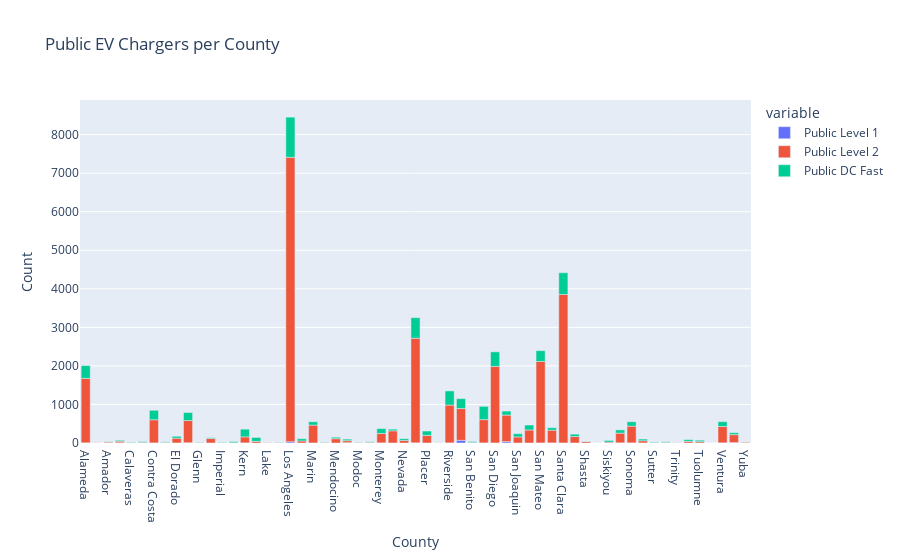

The notebook cell this image was saved under:
### Code cell
px.bar(ev_pub, x="County",y=["Public Level 1", "Public Level 2", "Public DC Fast"], 
       labels={'value': 'Count'}, title='Public EV Chargers per County')

### Figure 1 — Plotly figure (JSON) as saved in the notebook; plotly's stock layout.template omitted (floating-point values rounded to 4 significant figures)
{"data": [{"alignmentgroup": "True", "hovertemplate": "variable=Public Level 1<br>County=%{x}<br>Count=%{y}<extra></extra>", "legendgroup": "Public Level 1", "marker": {"color": "#636efa", "pattern": {"shape": ""}}, "name": "Public Level 1", "offsetgroup": "Public Level 1", "orientation": "v", "showlegend": true, "textposition": "auto", "type": "bar", "x": ["Alameda", "Alpine", "Amador", "Butte", "Calaveras", "Colusa", "Contra Costa", "Del Norte", "El Dorado", "Fresno", "Glenn", "Humboldt", "Imperial", "Inyo", "Kern", "Kings", "Lake", "Lassen", "Los Angeles", "Madera", "Marin", "Mariposa", "Mendocino", "Merced", "Modoc", "Mono", "Monterey", "Napa", "Nevada", "Orange", "Placer", "Plumas", "Riverside", "Sacramento", "San Benito", "San Bernardino", "San Diego", "San Francisco", "San Joaquin", "San Luis Obispo", "San Mateo", "Santa Barbara", "Santa Clara", "Santa Cruz", "Shasta", "Sierra", "Siskiyou", "Solano", "Sonoma", "Stanislaus", "Sutter", "Tehama", "Trinity", "Tulare", "Tuolumne", "Unknown", "Ventura", "Yolo", "Yuba"], "xaxis": "x", "y": [6, 0, 0, 6, 0, 0, 3, 0, 1, 8, 0, 0, 0, 0, 4, 0, 0, 0, 31, 0, 1, 0, 0, 10, 0, 0, 4, 0, 0, 4, 0, 0, 3, 69, 0, 3, 2, 36, 0, 0, 2, 4, 3, 1, 0, 0, 0, 5, 4, 1, 0, 0, 0, 0, 0, 0, 5, 12, 0], "yaxis": "y"}, {"alignmentgroup": "True", "hovertemplate": "variable=Public Level 2<br>County=%{x}<br>Count=%{y}<extra></extra>", "legendgroup": "Public Level 2", "marker": {"color": "#EF553B", "pattern": {"shape": ""}}, "name": "Public Level 2", "offsetgroup": "Public Level 2", "orientation": "v", "showlegend": true, "textposition": "auto", "type": "bar", "x": ["Alameda", "Alpine", "Amador", "Butte", "Calaveras", "Colusa", "Contra Costa", "Del Norte", "El Dorado", "Fresno", "Glenn", "Humboldt", "Imperial", "Inyo", "Kern", "Kings", "Lake", "Lassen", "Los Angeles", "Madera", "Marin", "Mariposa", "Mendocino", "Merced", "Modoc", "Mono", "Monterey", "Napa", "Nevada", "Orange", "Placer", "Plumas", "Riverside", "Sacramento", "San Benito", "San Bernardino", "San Diego", "San Francisco", "San Joaquin", "San Luis Obispo", "San Mateo", "Santa Barbara", "Santa Clara", "Santa Cruz", "Shasta", "Sierra", "Siskiyou", "Solano", "Sonoma", "Stanislaus", "Sutter", "Tehama", "Trinity", "Tulare", "Tuolumne", "Unknown", "Ventura", "Yolo", "Yuba"], "xaxis": "x", "y": [1671, 14, 25, 41, 7, 18, 600, 12, 124, 574, 4, 116, 8, 6, 155, 43, 14, 4, 7380, 53, 463, 14, 112, 51, 4, 20, 242, 316, 65, 2714, 196, 7, 981, 825, 12, 604, 1984, 688, 158, 338, 2112, 328, 3849, 166, 38, 1, 24, 250, 434, 57, 5, 11, 4, 42, 34, 0, 423, 205, 25], "yaxis": "y"}, {"alignmentgroup": "True", "hovertemplate": "variable=Public DC Fast<br>County=%{x}<br>Count=%{y}<extra></extra>", "legendgroup": "Public DC Fast", "marker": {"color": "#00cc96", "pattern": {"shape": ""}}, "name": "Public DC Fast", "offsetgroup": "Public DC Fast", "orientation": "v", "showlegend": true, "textposition": "auto", "type": "bar", "x": ["Alameda", "Alpine", "Amador", "Butte", "Calaveras", "Colusa", "Contra Costa", "Del Norte", "El Dorado", "Fresno", "Glenn", "Humboldt", "Imperial", "Inyo", "Kern", "Kings", "Lake", "Lassen", "Los Angeles", "Madera", "Marin", "Mariposa", "Mendocino", "Merced", "Modoc", "Mono", "Monterey", "Napa", "Nevada", "Orange", "Placer", "Plumas", "Riverside", "Sacramento", "San Benito", "San Bernardino", "San Diego", "San Francisco", "San Joaquin", "San Luis Obispo", "San Mateo", "Santa Barbara", "Santa Clara", "Santa Cruz", "Shasta", "Sierra", "Siskiyou", "Solano", "Sonoma", "Stanislaus", "Sutter", "Tehama", "Trinity", "Tulare", "Tuolumne", "Unknown", "Ventura", "Yolo", "Yuba"], "xaxis": "x", "y": [332, 0, 8, 24, 12, 18, 245, 17, 49, 208, 10, 21, 12, 29, 199, 101, 0, 8, 1042, 57, 87, 10, 37, 39, 8, 12, 127, 43, 45, 533, 115, 0, 367, 256, 25, 344, 379, 104, 83, 128, 281, 64, 565, 62, 7, 0, 43, 85, 113, 44, 16, 20, 2, 45, 38, 0, 126, 50, 0], "yaxis": "y"}], "layout": {"barmode": "relative", "legend": {"title": {"text": "variable"}, "tracegroupgap": 0}, "title": {"text": "Public EV Chargers per County"}, "xaxis": {"anchor": "y", "domain": [0, 1], "title": {"text": "County"}}, "yaxis": {"anchor": "x", "domain": [0, 1], "title": {"text": "Count"}}}}
